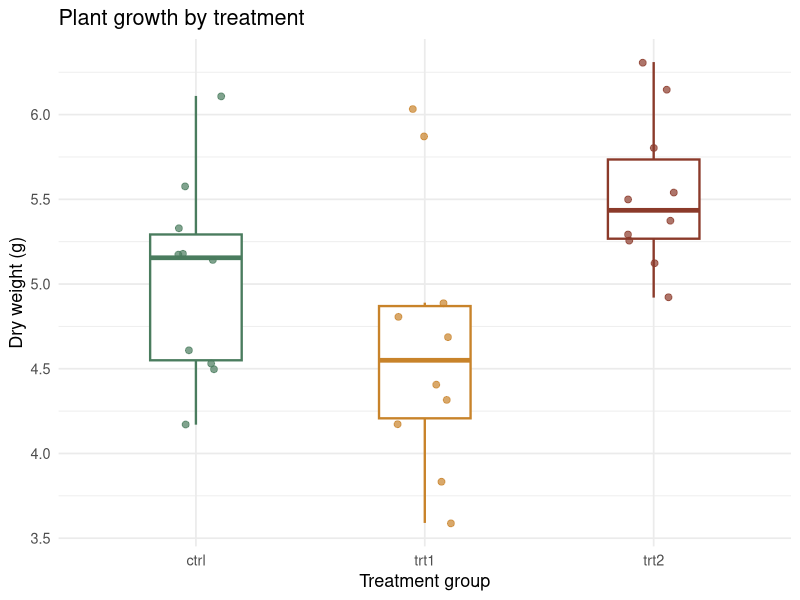
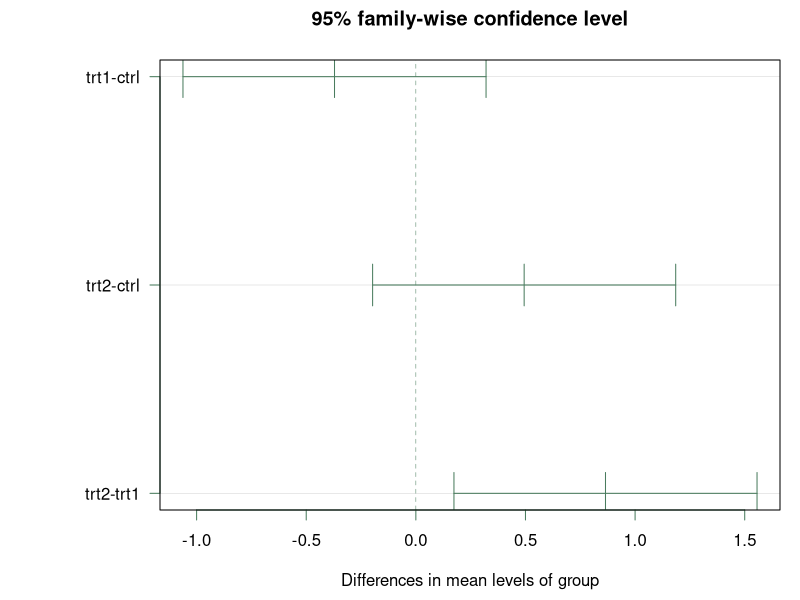
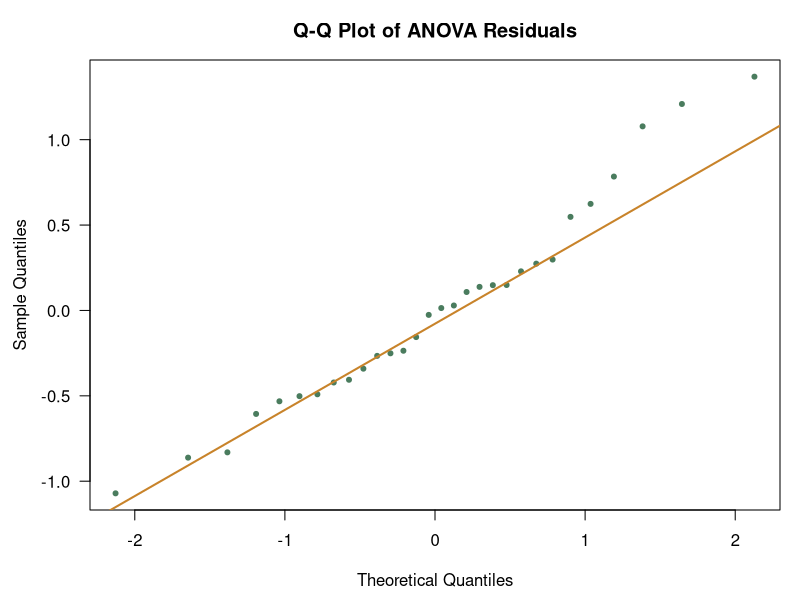
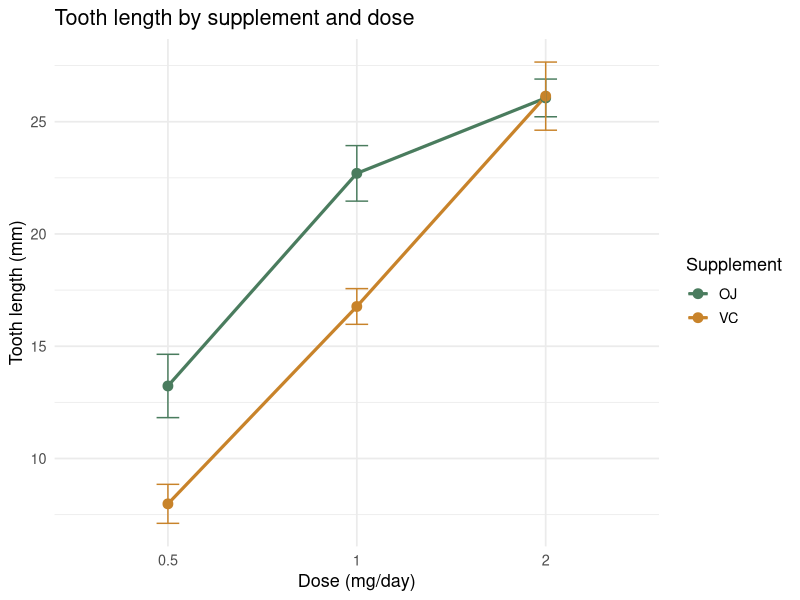
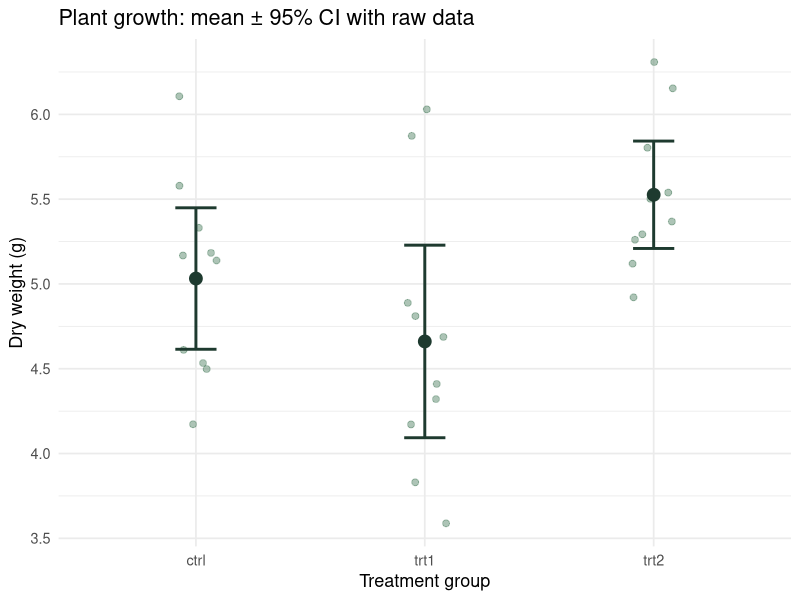

These figures' R source, in order:
## ---- chunk 1
knitr::opts_chunk$set(
  echo    = TRUE,
  warning = FALSE,
  message = FALSE,
  fig.width  = 7,
  fig.height = 4
)
library(ggplot2)
library(dplyr)
## ---- chunk 2
data(PlantGrowth)
str(PlantGrowth)
table(PlantGrowth$group)
## ---- chunk 3
ggplot(PlantGrowth, aes(x = group, y = weight, color = group)) +
  geom_boxplot(outlier.shape = NA, width = 0.4, linewidth = 0.8) +
  geom_jitter(width = 0.12, size = 2, alpha = 0.7) +
  scale_color_manual(values = c("#4a7c5e", "#c8832a", "#8b3a2a")) +
  labs(x = "Treatment group", y = "Dry weight (g)",
       title = "Plant growth by treatment") +
  theme_minimal(base_size = 13) +
  theme(legend.position = "none")
## ---- chunk 4
mod_anova <- lm(weight ~ group, data = PlantGrowth)
anova(mod_anova)
## ---- chunk 5
mod_aov <- aov(weight ~ group, data = PlantGrowth)
summary(mod_aov)
## ---- chunk 6
tukey_res <- TukeyHSD(mod_aov, conf.level = 0.95)
tukey_res
## ---- chunk 7
par(las = 1, mar = c(4.5, 8, 3, 1))
plot(tukey_res, col = "#4a7c5e")
## ---- chunk 8
pairwise.t.test(PlantGrowth$weight, PlantGrowth$group,
                p.adjust.method = "bonferroni")
## ---- chunk 9
par(las = 1, mar = c(4.5, 4.5, 3, 1))
qqnorm(residuals(mod_anova), main = "Q-Q Plot of ANOVA Residuals",
       col = "#4a7c5e", pch = 20)
qqline(residuals(mod_anova), col = "#c8832a", lwd = 2)
## ---- chunk 10
shapiro.test(residuals(mod_anova))
## ---- chunk 11
# Base R: Bartlett's test (sensitive to non-normality)
bartlett.test(weight ~ group, data = PlantGrowth)
## ---- chunk 12
oneway.test(weight ~ group, data = PlantGrowth, var.equal = FALSE)
## ---- chunk 13
kruskal.test(weight ~ group, data = PlantGrowth)
## ---- chunk 14
pairwise.wilcox.test(PlantGrowth$weight, PlantGrowth$group,
                     p.adjust.method = "BH")
## ---- chunk 15
# Use ToothGrowth: tooth length by supplement type and dose
data(ToothGrowth)
ToothGrowth$dose <- factor(ToothGrowth$dose)
str(ToothGrowth)
## ---- chunk 16
mod_2way <- lm(len ~ supp * dose, data = ToothGrowth)
anova(mod_2way)
## ---- chunk 17
ToothGrowth |>
  group_by(supp, dose) |>
  summarise(mean_len = mean(len), se_len = sd(len) / sqrt(n()), .groups = "drop") |>
  ggplot(aes(x = dose, y = mean_len, color = supp, group = supp)) +
  geom_line(linewidth = 1.1) +
  geom_point(size = 3) +
  geom_errorbar(aes(ymin = mean_len - se_len, ymax = mean_len + se_len),
                width = 0.12) +
  scale_color_manual(values = c("#4a7c5e", "#c8832a")) +
  labs(x = "Dose (mg/day)", y = "Tooth length (mm)",
       title = "Tooth length by supplement and dose",
       color = "Supplement") +
  theme_minimal(base_size = 13)
## ---- chunk 18
PlantGrowth |>
  group_by(group) |>
  summarise(
    mean_w = mean(weight),
    ci_lo  = mean_w - qt(0.975, n() - 1) * sd(weight) / sqrt(n()),
    ci_hi  = mean_w + qt(0.975, n() - 1) * sd(weight) / sqrt(n()),
    .groups = "drop"
  ) -> pg_ci

ggplot(PlantGrowth, aes(x = group, y = weight)) +
  geom_jitter(width = 0.1, alpha = 0.45, size = 2,
              color = "#4a7c5e") +
  geom_point(data = pg_ci, aes(y = mean_w),
             size = 4, color = "#1e3a2f") +
  geom_errorbar(data = pg_ci, aes(y = mean_w, ymin = ci_lo, ymax = ci_hi),
                width = 0.18, linewidth = 1, color = "#1e3a2f") +
  labs(x = "Treatment group", y = "Dry weight (g)",
       title = "Plant growth: mean ± 95% CI with raw data") +
  theme_minimal(base_size = 13)
## ---- chunk 19
# sessionInfo()
